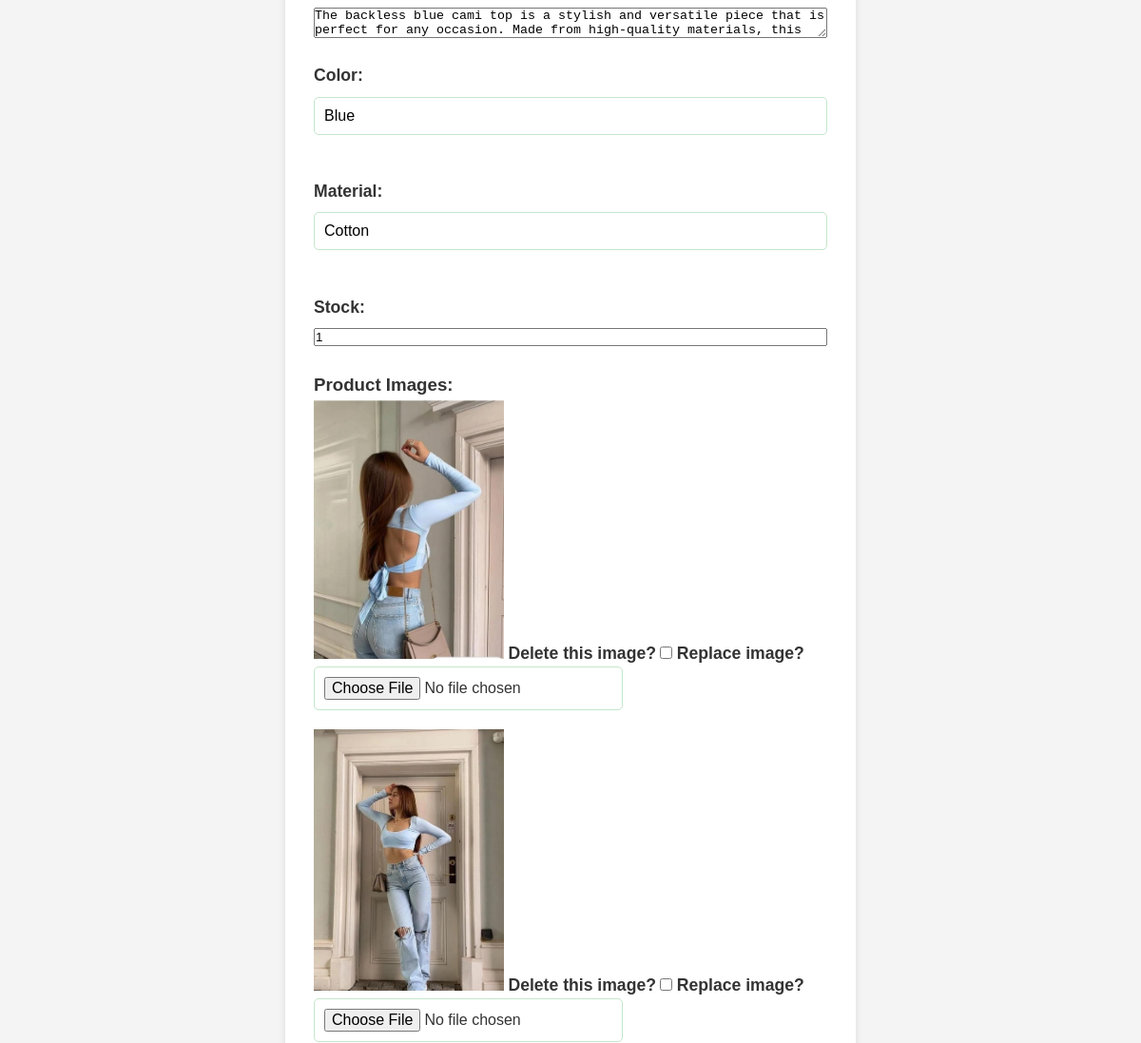
Page /edit-product/15/ (middle part) on the earlier database version.
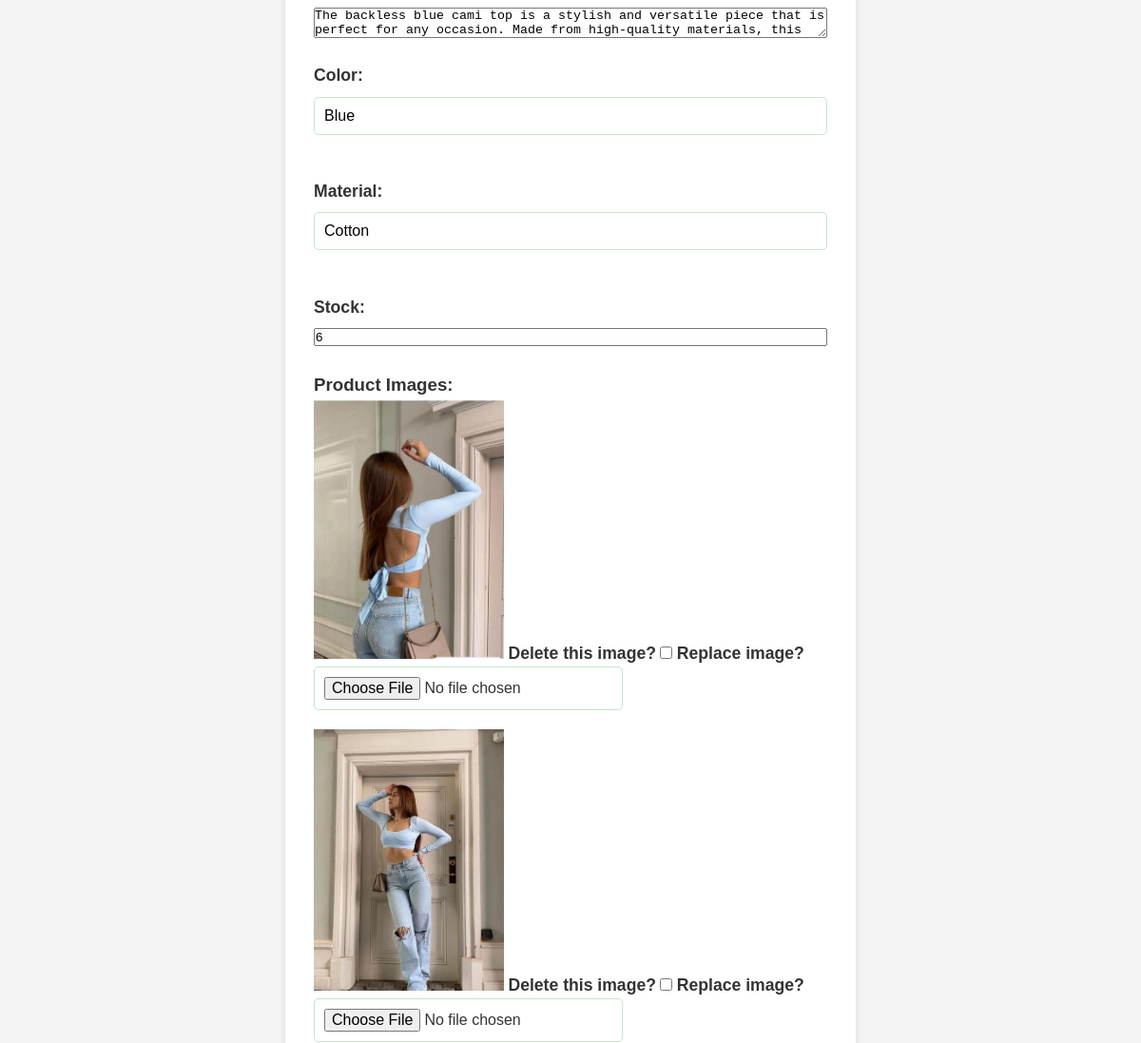
Same page on the later database version.
### app/models.py (models this page shows, shortened)
class Product(models.Model):
    product_name = models.CharField(max_length=80)
    product_price = models.DecimalField(max_digits=10, decimal_places=2, null=True, blank=True)
    product_description = models.TextField(null=True, blank=True)
    color = models.CharField(max_length=50, null=True, blank=True)
    material = models.CharField(max_length=100, null=True, blank=True)
    stock = models.IntegerField(null=True)
    category = models.ForeignKey(Category, on_delete=models.CASCADE)
    subcategory = models.ForeignKey(SubCategory, on_delete=models.CASCADE)
    user = models.ForeignKey(User, on_delete=models.CASCADE, null=True)

### app/views.py (the view, shortened to what this page needs)
# urls.py: path('edit-product/<int:product_id>/', Edit_product_page, name='edit_product'),
def Edit_product_page(request, product_id):
    product = get_object_or_404(Product, id=product_id)
    return render(request, 'edit_product_page.html', {'product': product})

### templates/edit_product_page.html (shortened to what this page needs)
{% load static %}
<!DOCTYPE html>
<html lang="en">
<head>
    <link rel="stylesheet" href="{% static 'static.css' %}">
</head>
<body>
    <div class="container">
        <form method="POST" enctype="multipart/form-data">
            <input type="text" id="product_name" name="product_name" value="{{ product.product_name }}" required><br>
            <input type="text" id="product_price" name="product_price" value="{{ product.product_price }}" required><br>
            <textarea id="product_description" name="product_description" required>{{ product.product_description }}</textarea><br>
            <label for="color">Color:</label>
            <input type="text" id="color" name="color" value="{{ product.color }}"><br>
            <label for="material">Material:</label>
            <input type="text" id="material" name="material" value="{{ product.material }}"><br>
            <label for="stock">Stock:</label>
            <input type="number" id="stock" name="stock" value="{{ product.stock }}" required><br>
            <h3>Product Images:</h3>
            <div class="product-images">
                {% for image in product.images.all %}
                    <div>
                        <img src="{{ image.image.url }}" alt="{{ product.product_name }}" width="200">
                        <label for="delete_{{ image.id }}">Delete this image?</label>
                        <input type="checkbox" name="delete_images" value="{{ image.id }}" id="delete_{{ image.id }}">
                        <label for="new_image_{{ image.id }}">Replace image?</label>
                        <input type="file" name="new_image_{{ image.id }}" id="new_image_{{ image.id }}">
                    </div>
                {% empty %}
                    <p>No images available.</p>
                {% endfor %}
            </div>
        </form>

Differences in the rows shown:
changed Product "Blue": stock "1" → "6"
